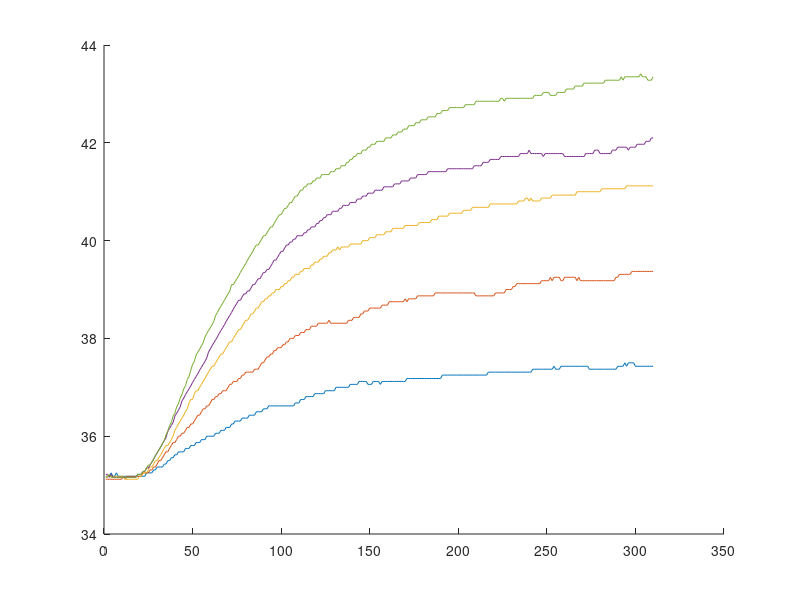

This chart was generated by the following MATLAB code: (Note: this script raises an error after producing the figure.)
load('wykresy/lab2Y_5.txt');
load('wykresy/lab2Y_10.txt');
load('wykresy/lab2Y_15.txt');
load('wykresy/lab2Y_20.txt');
load('wykresy/lab2Y_25.txt');
ticks = lab2Y_5(:,1);
lab2Y_5 = lab2Y_5(:,2);
lab2Y_10 = lab2Y_10(:,2)-0.5;
lab2Y_15 = lab2Y_15(:,2)-0.75;
lab2Y_20 = lab2Y_20(:,2)-0.9;
lab2Y_25 = lab2Y_25(:,2)-0.9;

figure();
hold on;
plot(ticks,lab2Y_5)
plot(ticks,lab2Y_10)
plot(ticks,lab2Y_15)
plot(ticks,lab2Y_20)
plot(ticks,lab2Y_25)


toPlotForLatex(sprintf('lab2Y_przes_%d',5),1:310,lab2Y_5')
toPlotForLatex(sprintf('lab2Y_przes_%d',10),1:310,lab2Y_10')
toPlotForLatex(sprintf('lab2Y_przes_%d',15),1:310,lab2Y_15')
toPlotForLatex(sprintf('lab2Y_przes_%d',20),1:310,lab2Y_20')
toPlotForLatex(sprintf('lab2Y_przes_%d',25),1:310,lab2Y_25')
stat = [lab2Y_5(310) lab2Y_10(310) lab2Y_15(310) lab2Y_20(310) lab2Y_25(310)]
toPlotForLatex('lab2Y_stat',5:5:25,stat)
figure()
plot(stat)